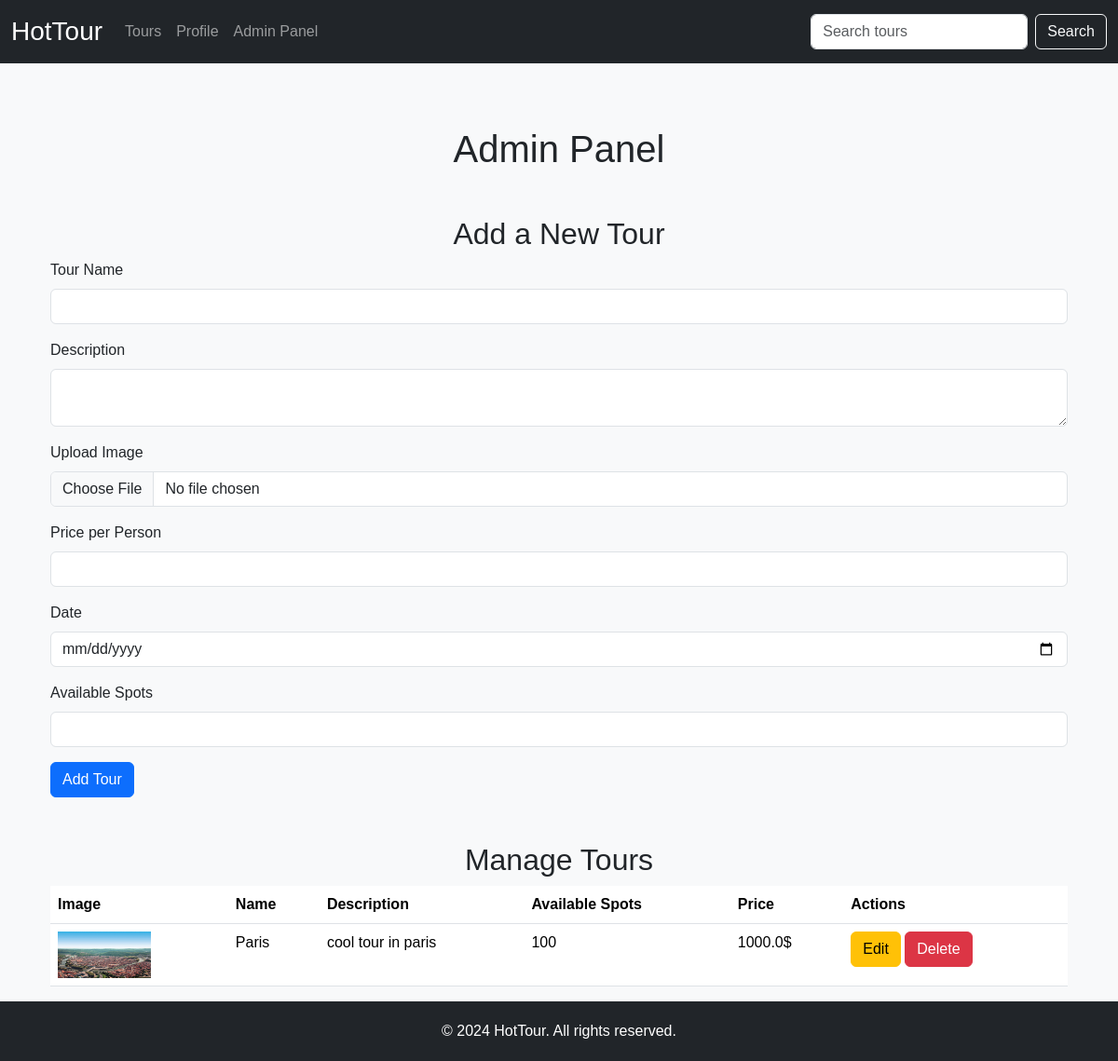
Before: /admin_panel (signed in) with the older database file.
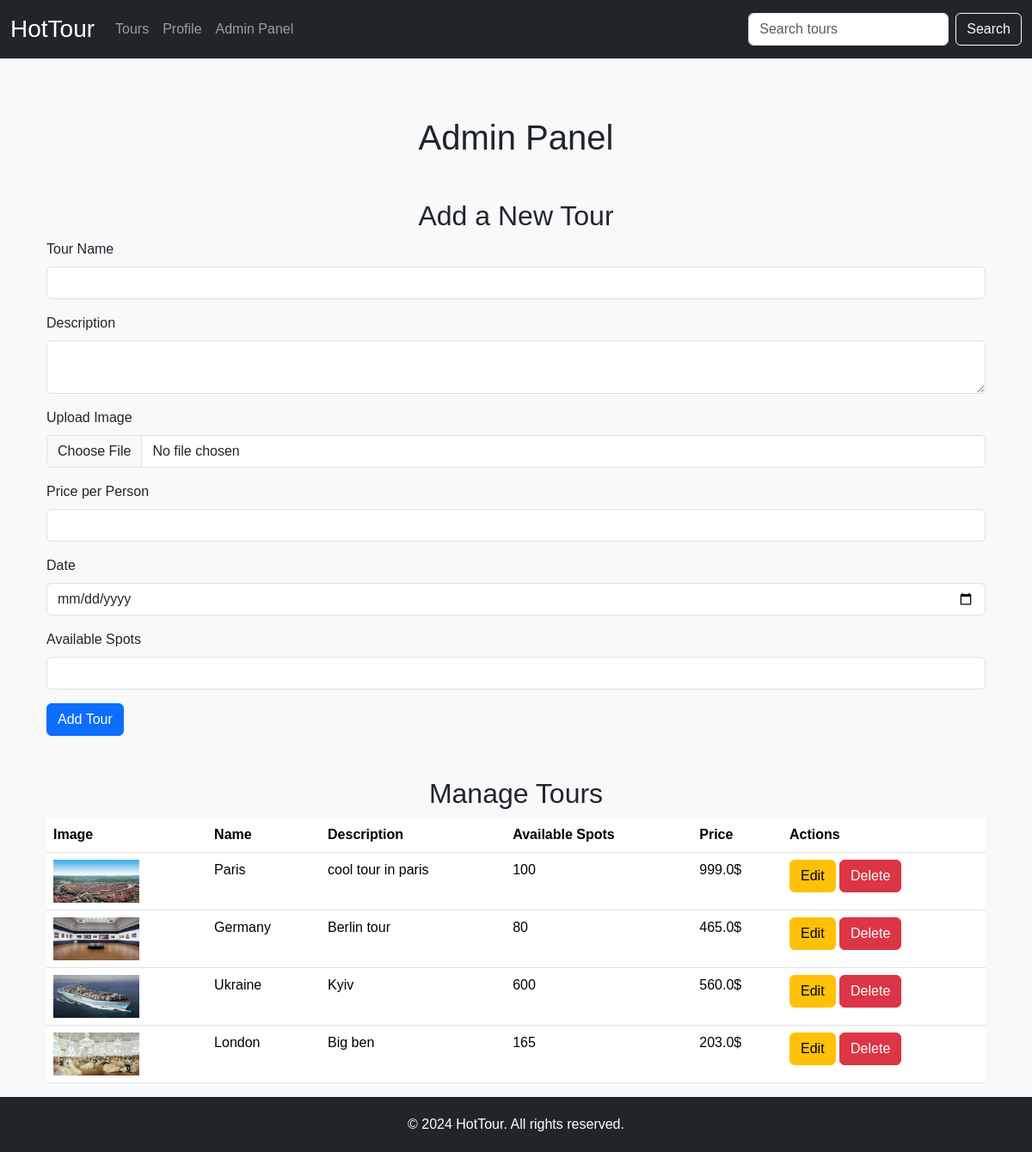
After: the same page with the newer database file.
### app/db.py (models this page shows)
class Tour(db.Model):
    id = db.Column(db.Integer, primary_key=True)
    creation_time = db.Column(db.DateTime, default=datetime.utcnow)
    name = db.Column(db.String(100), nullable=False)
    image_path = db.Column(db.String(100), nullable=False)
    description = db.Column(db.Text, nullable=False)
    price_per_person = db.Column(db.Float, nullable=False)
    date = db.Column(db.Date, nullable=False)
    available_spots = db.Column(db.Integer, nullable=False)

### app/views.py (the view)
@app.route('/admin_panel', methods=['GET', 'POST'])
def admin_panel():
    if 'user_id' not in session or not is_admin(session['user_id']):
        flash('You do not have permission to access this page.', 'danger')
        return redirect(url_for('index'))
    tours = Tour.query.all()
    return render_template('admin_panel.html', tours=tours)

### app/views.py (called while the page is built)
@login.user_loader
def load_user(user_id):
    return User.query.get(int(user_id))

@app.context_processor
def context_processor():
    return dict(is_admin=is_admin)

def is_admin(user_id):
    admin_ids = [1]
    return user_id in admin_ids

### app/templates/admin_panel.html (shortened to what this page needs)
{% extends 'base.html' %}
{% block content %}
<div class="container mt-5">
    <h1 class="text-center">Admin Panel</h1>
    <h2 class="text-center mt-5">Add a New Tour</h2>
    <form action="{{ url_for('add_tour') }}" method="POST" enctype="multipart/form-data">
        <div class="mb-3">
            <label for="name" class="form-label">Tour Name</label>
            <input type="text" class="form-control" id="name" name="name" required>
        </div>
        <div class="mb-3">
            <label for="description" class="form-label">Description</label>
            <textarea class="form-control" id="description" name="description" required></textarea>
        </div>
        <div class="mb-3">
            <label for="image" class="form-label">Upload Image</label>
            <input type="file" class="form-control" id="image" name="image" required>
        </div>
        <div class="mb-3">
            <label for="price_per_person" class="form-label">Price per Person</label>
            <input type="number" class="form-control" id="price_per_person" name="price_per_person" step="0.01" required>
        </div>
        <div class="mb-3">
            <label for="date" class="form-label">Date</label>
            <input type="date" class="form-control" id="date" name="date" required>
        </div>
        <div class="mb-3">
            <label for="available_spots" class="form-label">Available Spots</label>
            <input type="number" class="form-control" id="available_spots" name="available_spots" required>
        </div>
        <button type="submit" class="btn btn-primary">Add Tour</button>
    </form>
    <h2 class="text-center mt-5">Manage Tours</h2>
    <table class="table">
        <thead>
            <tr>
                <th>Image</th>
                <th>Name</th>
                <th>Description</th>
                <th>Available Spots</th>
                <th>Price</th>
                <th>Actions</th>
            </tr>
        </thead>
        <tbody>
            {% for tour in tours %}
                <tr>
                    <td><img src="{{ url_for('static', filename=tour.image_path) }}" width="100px" height="50px" alt="{{ tour.name }}"></td>
                    <td>{{ tour.name }}</td>
                    <td>{{ tour.description[:25] }}</td>
                    <td>{{ tour.available_spots }}</td>
                    <td>{{ tour.price_per_person }}$</td>
                    <td>
                        <a href="{{ url_for('edit_tour', id=tour.id) }}" class="btn btn-warning">Edit</a>
                        <a href="{{ url_for('delete_tour', id=tour.id) }}" class="btn btn-danger">Delete</a>
                    </td>
                </tr>
            {% endfor %}
        </tbody>
    </table>
</div>
{% endblock %}

Changed rows visible on the page:
changed Tour "Paris": price_per_person "1000.0" → "999.0"
added Tour: image_path (picture), name "Germany", description "Berlin tour", available_spots "80", price_per_person "465.0"
added Tour: image_path (picture), name "Ukraine", description "Kyiv", available_spots "600", price_per_person "560.0"
added Tour: image_path (picture), name "London", description "Big ben", available_spots "165", price_per_person "203.0"
